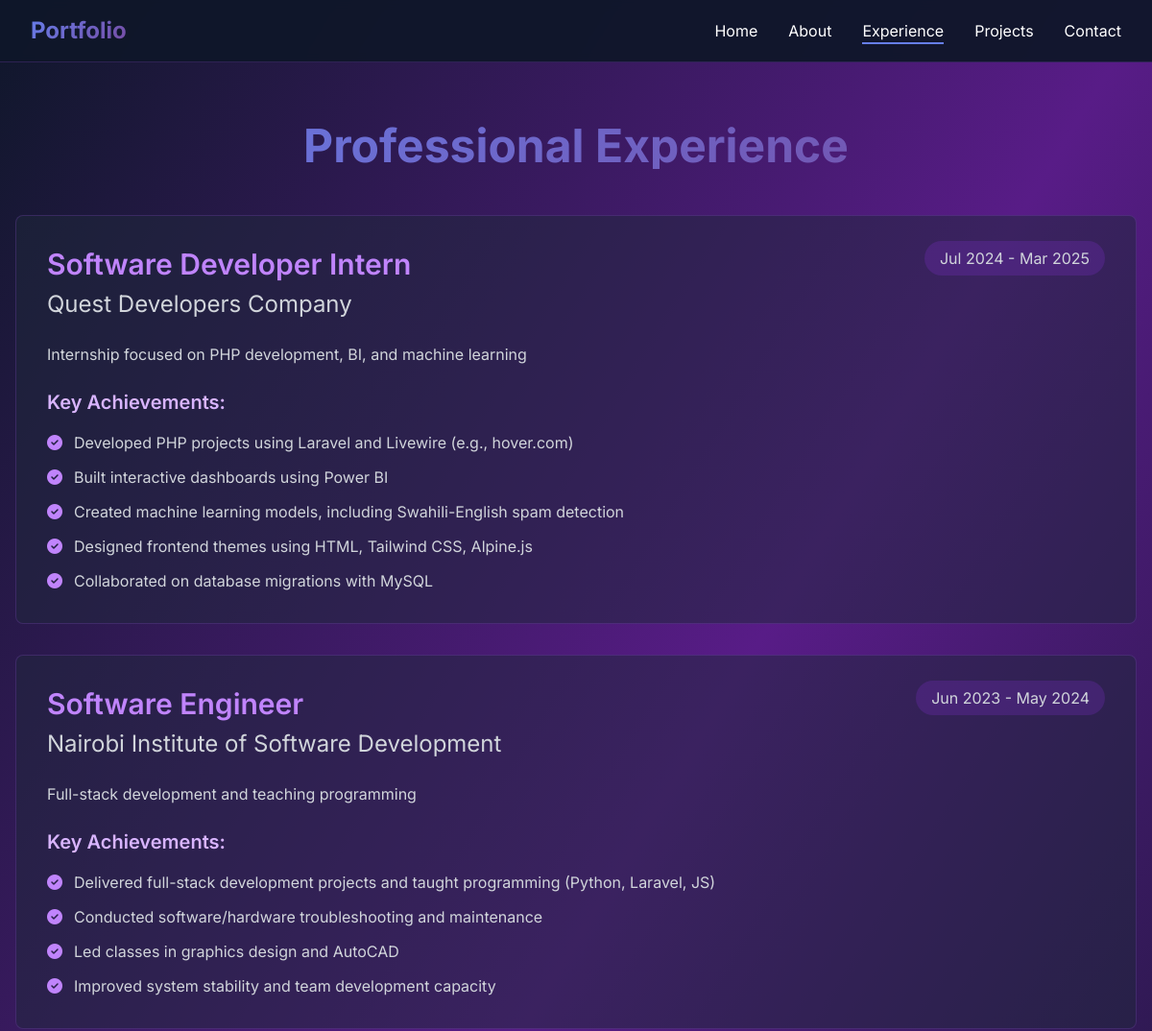
Page /experience/ (upper part) on the earlier database version.
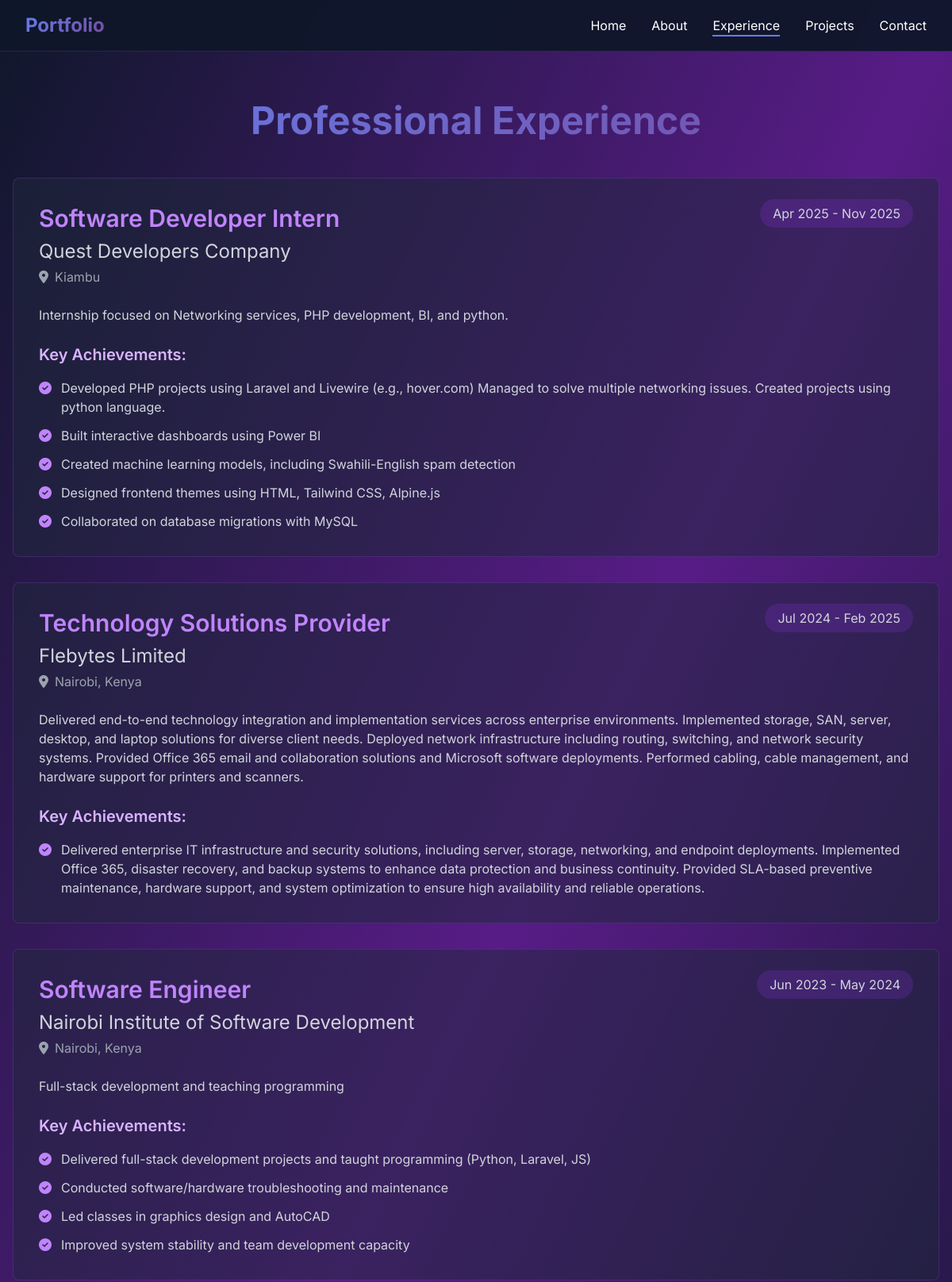
Same page on the later database version.
### portfolio/models.py (models this page shows, shortened)
class Experience(models.Model):
    title = models.CharField(max_length=200)
    company = models.CharField(max_length=200)
    location = models.CharField(max_length=100, blank=True)
    start_date = models.DateField()
    end_date = models.DateField(null=True, blank=True)
    description = models.TextField()
    currently_working = models.BooleanField(default=False)
    created_at = models.DateTimeField(auto_now_add=True)
    class Meta:
        ordering = ['-start_date']
        verbose_name = 'Experience'
        verbose_name_plural = 'Experiences'
    @property
    def duration(self):
        end = 'Present' if self.currently_working else self.end_date.strftime('%b %Y')
        return f"{self.start_date.strftime('%b %Y')} - {end}"

class Achievement(models.Model):
    experience = models.ForeignKey(
        Experience,
        on_delete=models.CASCADE,
        related_name='achievements'
    )
    description = models.TextField()
    order = models.IntegerField(default=0)
    class Meta:
        ordering = ['order']
        verbose_name = 'Achievement'
        verbose_name_plural = 'Achievements'

### portfolio/views.py (the view)
# urls.py: path('experience/', views.experience_list, name='experience'),
def experience_list(request):
    experiences = Experience.objects.all()
    context = {
        'experiences': experiences,
    }
    return render(request, 'portfolio/experience.html', context)

### portfolio/templates/portfolio/experience.html (shortened to what this page needs)
{% extends 'portfolio/base.html' %}
{% block content %}
<section class="pt-32 pb-20 px-4">
    <div class="max-w-7xl mx-auto">
        <h1 class="text-5xl font-bold mb-12 text-center gradient-text">Professional Experience</h1>
        <div class="space-y-8">
            {% for exp in experiences %}
            <div class="bg-slate-800/50 p-8 rounded-lg border border-purple-500/20 card-hover">
                <div class="flex flex-col md:flex-row md:justify-between md:items-start mb-6">
                    <div class="flex-1">
                        <h3 class="text-3xl font-semibold text-purple-400 mb-2">{{ exp.title }}</h3>
                        <p class="text-2xl text-gray-300">{{ exp.company }}</p>
                        {% if exp.location %}
                        <p class="text-gray-400 mt-1">
                            <i class="fas fa-map-marker-alt mr-2"></i>{{ exp.location }}
                        </p>
                        {% endif %}
                    </div>
                    <div class="mt-4 md:mt-0">
                        <span class="bg-purple-600/20 px-4 py-2 rounded-full text-gray-300">
                            {{ exp.duration }}
                        </span>
                    </div>
                </div>
                <p class="text-gray-300 mb-6">{{ exp.description }}</p>
                <h4 class="text-xl font-semibold mb-4 text-purple-300">Key Achievements:</h4>
                <ul class="space-y-3">
                    {% for achievement in exp.achievements.all %}
                    <li class="text-gray-300 flex items-start">
                        <i class="fas fa-check-circle text-purple-400 mr-3 mt-1"></i>
                        <span>{{ achievement.description }}</span>
                    </li>
                    {% endfor %}
                </ul>
            </div>
            {% endfor %}
        </div>
    </div>
</section>
{% endblock %}

Differences in the rows shown:
changed Experience "Software Developer Intern": location (not shown) → "Kiambu"; duration "Jul 2024 - Mar 2025" → "Apr 2025 - Nov 2025"; description "Internship focused on PHP development, BI, and machine learning" → "Internship focused on Networking services, PHP development, BI, and python."
changed Achievement: description "Developed PHP projects using Laravel and Livewire (e.g., hover.com)" → "Developed PHP projects using Laravel and Livewire (e.g., hover.com) Managed to solve multiple networking issues. Created projects using python language."
added Experience: title "Technology Solutions Provider", company "Flebytes Limited", location "Nairobi, Kenya", duration "Jul 2024 - Feb 2025", description "Delivered end-to-end technology integration and implementation services across enterprise environments. Implemented storage, SAN, server, desktop, and laptop solutions for diverse client needs. Deployed network infrastructure including routing, switching, and network security systems. Provided Office 365 email and collaboration solutions and Microsoft software deployments. Performed cabling, cable management, and hardware support for printers and scanners."
added Achievement: description "Delivered enterprise IT infrastructure and security solutions, including server, storage, networking, and endpoint deployments. Implemented Office 365, disaster recovery, and backup systems to enhance data protection and business continuity. Provided SLA-based preventive maintenance, hardware support, and system optimization to ensure high availability and reliable operations.", shown under "Technology Solutions Provider"
changed Experience "Software Engineer": location (not shown) → "Nairobi, Kenya"
